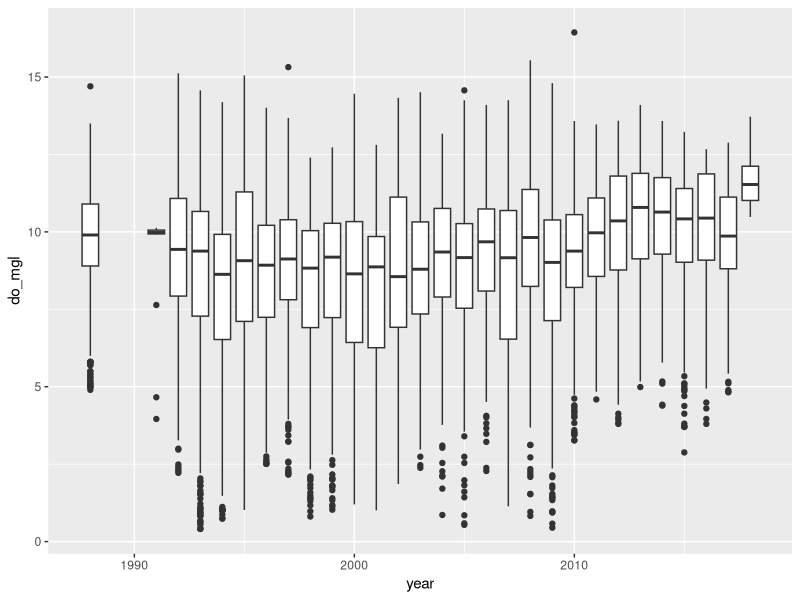
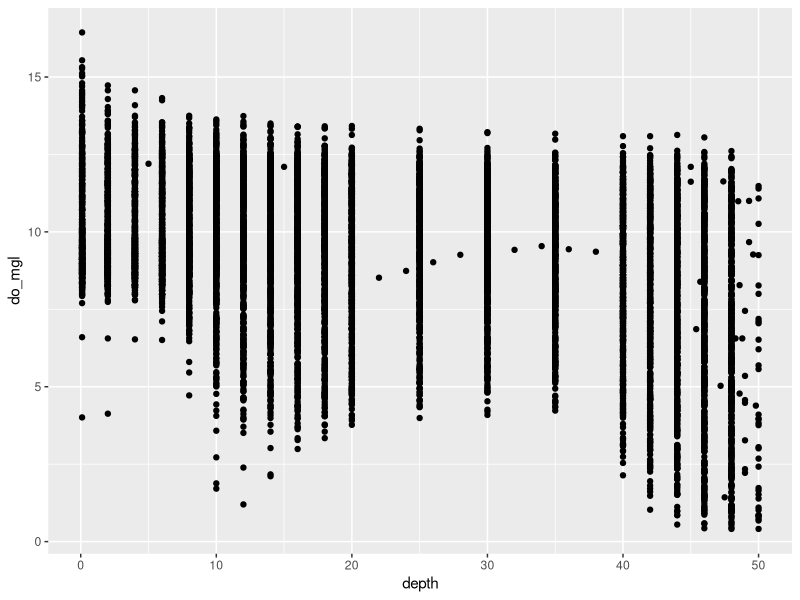
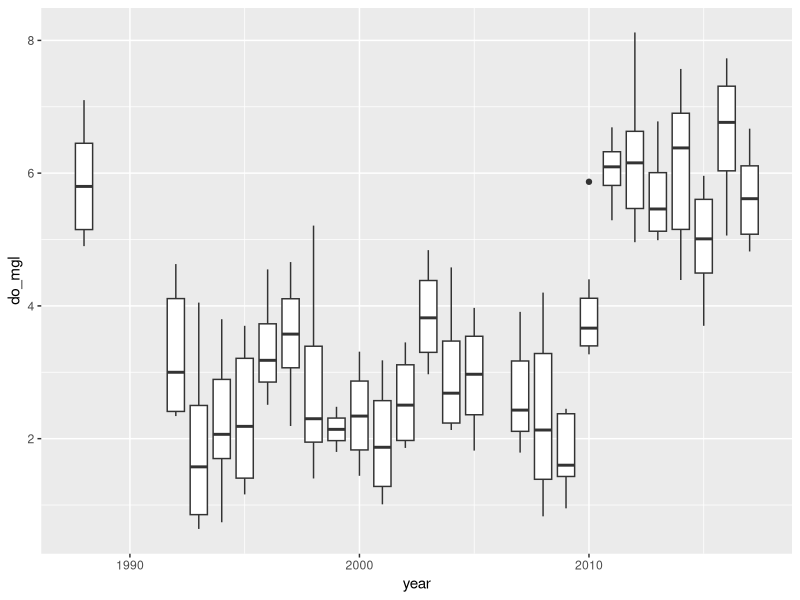
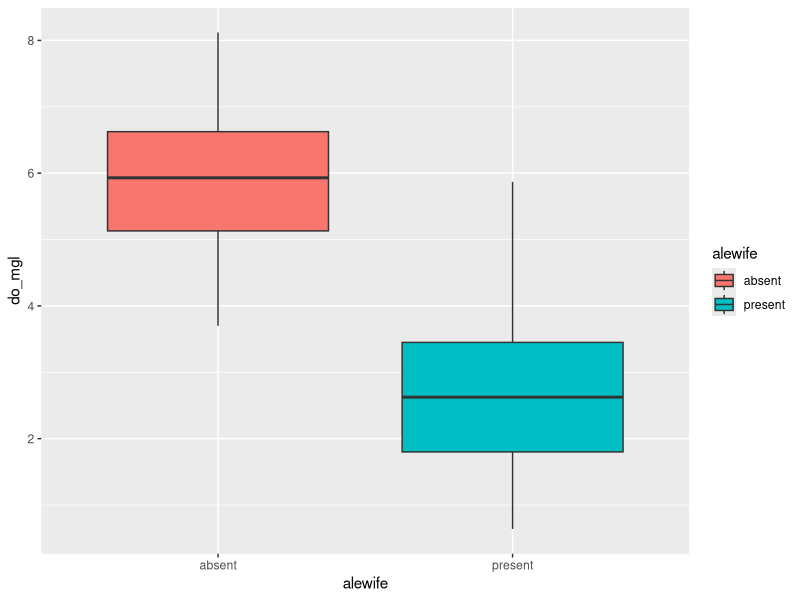
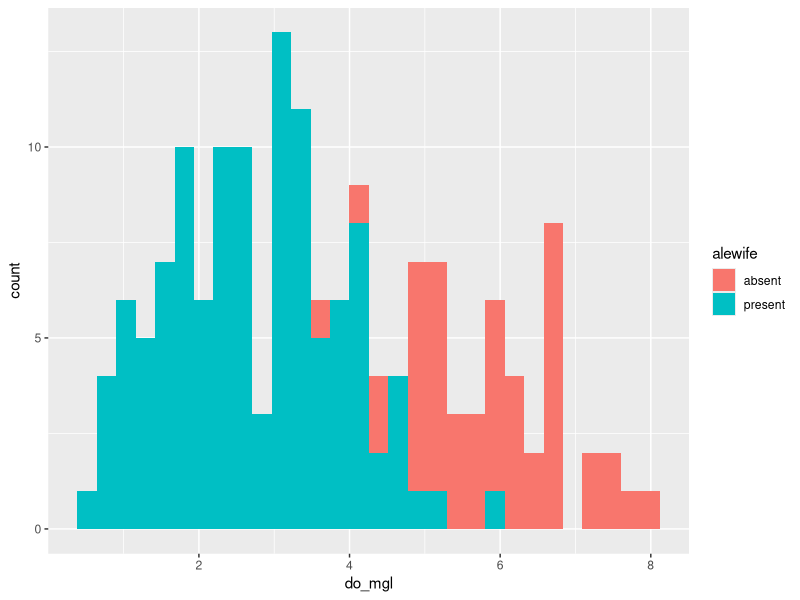
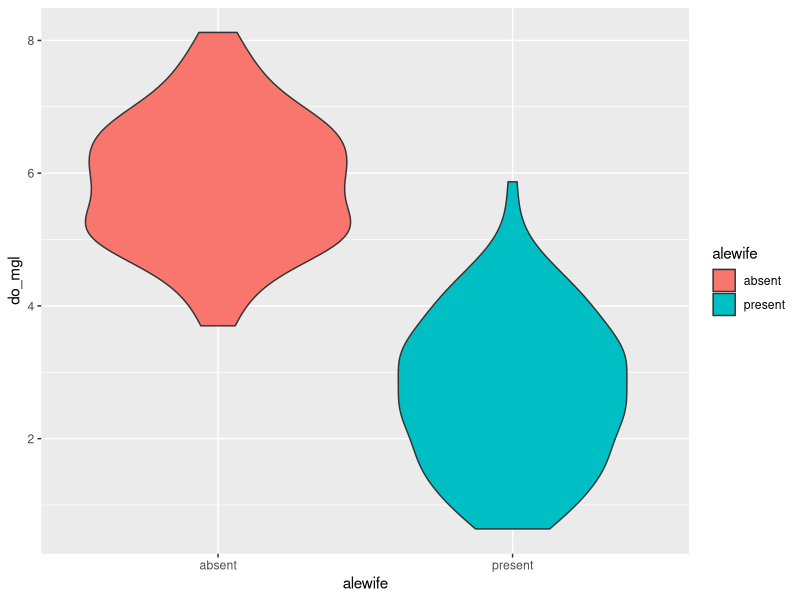
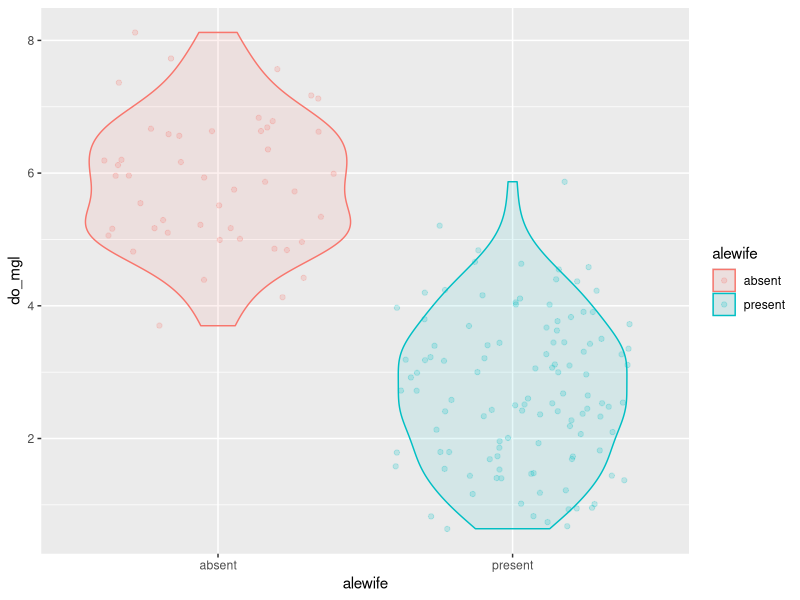
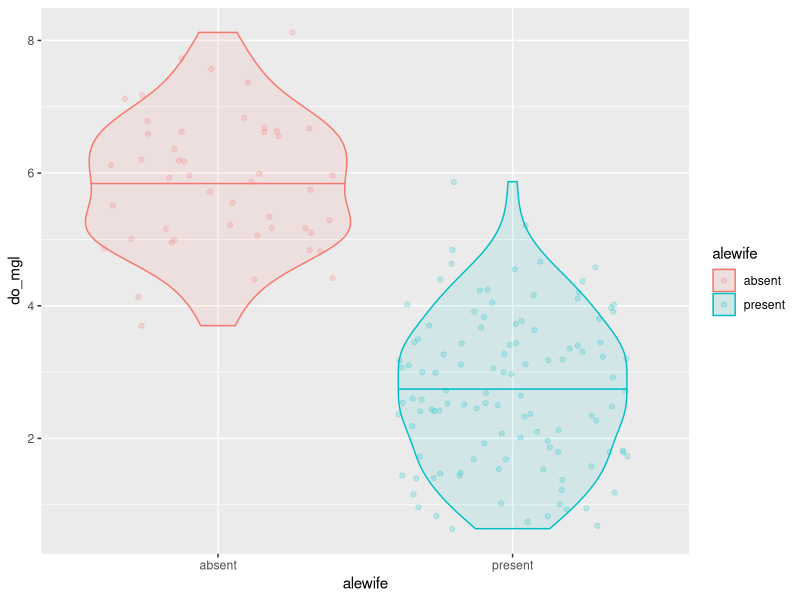

The R source for these figures, in order:
## ---- chunk 1

## ---- chunk 2
library(tidyverse)

## ---- chunk 3
otsego <- read.csv(file = "data/physical.csv", header = TRUE)

## ---- chunk 4
# Insert code for this here
# This is a reminder for me to have people
# do this, not a leftover reminder to put code here.
# Do it. I'll demonstrate, don't worry!

## ---- chunk 5
# This will do it all at once!
ann <- # Front-end object assignment
  otsego %>% # Pass otsego to the group_by function
  group_by(year) %>% # Group by year and pass to summarize
  summarize(avg = mean(do_mgl))
## ---- chunk 6
tempdf <- group_by(otsego, year) # Create data frame to hold grouped data
ann <- summarize( tempdf, avg = mean(do_mgl) ) # Summarize mean do_mgl by year

## ---- chunk 7
ann <- # Front-end object assignment
  otsego %>% # Pass otsego to the group_by function
  group_by(year) %>% # Group by year and pass to summarize
  summarize(avg = mean(do_mgl, na.rm = TRUE))
## ---- chunk 8
bp <- ggplot(otsego, aes(x = year, y = do_mgl)) +
  geom_boxplot(aes(group = year))

print(bp)
## ---- chunk 9
sp <- ggplot(otsego, aes(x = depth, y = do_mgl)) +
  geom_point()

print(sp)
## ---- chunk 10
hypo <- # Front-end object assignment
  otsego %>% # Pass otsego to the subset function
  subset(depth > 40 & month == 10) # Select depths > 40 m in October
## ---- chunk 11
ggplot(hypo, aes(x = year, y = do_mgl)) +
  geom_boxplot(mapping = aes(group = year))

## ---- chunk 12
hypo <- hypo %>%
  subset(year > 1988)

## ---- chunk 13
hypo$alewife <- "present"
## ---- chunk 14
hypo$alewife[hypo$year > 2010] <- "absent"

## ---- chunk 15
# Insert code for this here
# This is a reminder for me to have people
# do this, not a leftover reminder to put code here.
# Do it. I'll demonstrate, don't worry!

## ---- chunk 16
ggplot(hypo, aes(x = alewife, y = do_mgl, fill = alewife)) +
  geom_boxplot()

## ---- chunk 17
ggplot(hypo, aes(x = do_mgl, fill = alewife)) +
  geom_histogram()

## ---- chunk 18
ggplot(hypo, aes(x = alewife, y = do_mgl, fill = alewife)) +
  geom_violin()

## ---- chunk 19
ggplot(hypo, 
       aes(x = alewife, y = do_mgl, color = alewife, fill = alewife)) +
  geom_violin(alpha = 0.10) +
  geom_jitter(alpha = 0.20)

## ---- chunk 20
ggplot(hypo, 
       aes(x = alewife, y = do_mgl, color = alewife, fill = alewife)) +
  geom_violin(alpha = 0.10, draw_quantiles = 0.50) +
  geom_jitter(alpha = 0.20)

## ---- chunk 21
ggplot(hypo, 
       aes(x = alewife, y = do_mgl, color = alewife, fill = alewife)) +
  geom_violin(alpha = 0.10, draw_quantiles = 0.50) +
  geom_jitter(alpha = 0.20) +
  scale_x_discrete(labels = c("Absent", "Present")) +
  xlab("Alewife presence or absence") +
  ylab("Dissolved oxygen (mg/l)") +
  labs(fill = "Alewife", color = "Alewife") +
  theme(axis.title.x = element_text(vjust = -1),
        axis.title.y = element_text(vjust = 3)
        )

## ---- chunk 22
ggplot(hypo, 
       aes(x = alewife, y = do_mgl, color = alewife, fill = alewife)) +
  geom_violin(alpha = 0.10, draw_quantiles = 0.50) +
  geom_jitter(alpha = 0.20) +
  scale_x_discrete(labels = c("Absent", "Present")) +
  xlab("Alewife presence or absence") +
  ylab("Dissolved oxygen (mg/l)") +
  labs(fill = "Alewife", color = "Alewife") +
  theme_bw() +
  theme(axis.title.x = element_text(vjust = -1),
        axis.title.y = element_text(vjust = 3),
        panel.grid = element_blank()
        )

## ---- chunk 23
ggplot(hypo, 
       aes(x = alewife, y = do_mgl, color = alewife, fill = alewife)) +
  geom_violin(alpha = 0.10, draw_quantiles = 0.50) +
  geom_jitter(alpha = 0.20) +
  scale_x_discrete(labels = c("Absent", "Present")) +
  scale_fill_manual(values = c("gray40", "black")) +
  scale_color_manual(values = c("gray40", "black")) +
  xlab("Alewife presence or absence") +
  ylab("Dissolved oxygen (mg/l)") +
  labs(fill = "Alewife", color = "Alewife") +
  theme_bw() +
  theme(axis.title.x = element_text(vjust = -1),
        axis.title.y = element_text(vjust = 3),
        panel.grid = element_blank()
        )

## ---- chunk 24
ggplot(hypo, 
       aes(x = alewife, y = do_mgl, color = alewife, fill = alewife)) +
  geom_boxplot(alpha = 0.10, width = 0.3) +
  geom_jitter(alpha = 0.20, width = .1) +
  scale_x_discrete(labels = c("Absent", "Present")) +
  scale_fill_manual(values = c("gray40", "black")) +
  scale_color_manual(values = c("gray40", "black")) +
  xlab("Alewife presence or absence") +
  ylab("Dissolved oxygen (mg/l)") +
  labs(fill = "Alewife", color = "Alewife") +
  theme_bw() +
  theme(axis.title.x = element_text(vjust = -1),
        axis.title.y = element_text(vjust = 3),
        panel.grid = element_blank()
        )

## ---- chunk 25
ggplot(hypo, 
       aes(x = do_mgl, color = alewife, fill = alewife)) +
  geom_histogram(alpha = 0.20) +
  scale_fill_manual(values = c("gray40", "black")) +
  scale_color_manual(values = c("gray40", "black")) +
  ylab("Frequency of observation") +
  xlab("Dissolved oxygen (mg/l)") +
  labs(fill = "Alewife", color = "Alewife") +
  theme_bw() +
  theme(axis.title.x = element_text(vjust = -1),
        axis.title.y = element_text(vjust = 3),
        panel.grid = element_blank()
        )

## ---- chunk 26
ggplot(hypo, 
       aes(x = do_mgl, color = alewife, fill = alewife)) +
  geom_histogram(alpha = 0.20) +
  scale_fill_manual(values = c("gray40", "black")) +
  scale_color_manual(values = c("gray40", "black")) +
  ylab("Frequency of observation") +
  xlab("Dissolved oxygen (mg/l)") +
  labs(fill = "Alewife", color = "Alewife") +
  facet_wrap(~alewife) +
  theme_bw() +
  theme(axis.title.x = element_text(vjust = -1),
        axis.title.y = element_text(vjust = 3),
        panel.grid = element_blank()
        )

